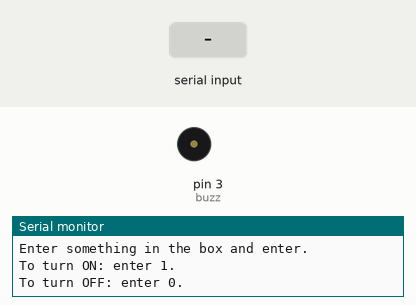
Simulated run of this sketch. Board: Arduino Uno, built with avr-gcc and run on an emulated ATmega328P. Parts: buzzer (waves = sounding), the last lines printed to the serial monitor. Inputs (shaded band) come from the test bench.

Above: at 1.2 s.
1.3 s: "1" received over Serial
At 2.5 s:
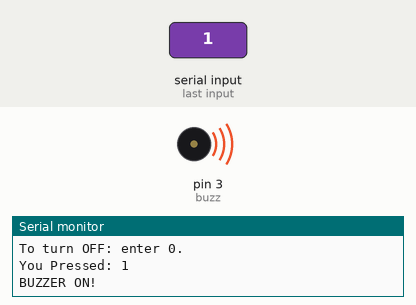
2.8 s: "0" received over Serial
At 3.7 s:
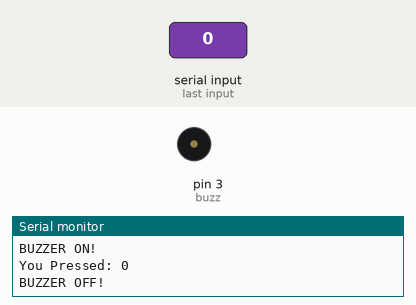
Timing chart, 0 to 5.8 s (numbered marks = the images above; inputs shaded):
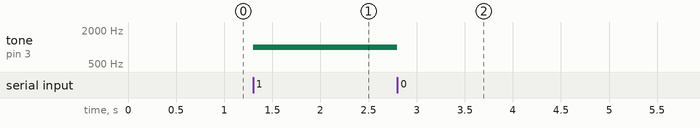

Measured:
- after the input at 1.3 s, tone on pin 3 (buzz): silent → 1000 Hz at once
- after the input at 2.8 s, tone on pin 3 (buzz): 1000 Hz → silent at once

The sketch:

Buzzer_Beeping.ino
```cpp
int buzz = 3;
char a;
void setup()
{
  pinMode(buzz, OUTPUT);
  Serial.begin(9600);
  Serial.println("---Start Serial Monitor---");
  Serial.println("Enter something in the box and enter.");
  Serial.println("To turn ON: enter 1.");
  Serial.println("To turn OFF: enter 0.");
  Serial.println();
}

void loop()
{
  if(Serial.available()>0)
  {
   a = Serial.read();
   Serial.print("You Pressed: ");
   Serial.println(a);
   if(a=='1')
   {
    tone(buzz, 1000);
    Serial.println("BUZZER ON!");
   }
   if(a=='0')
   {
    noTone(buzz);
    Serial.println("BUZZER OFF!");
   }
  }
}
```
